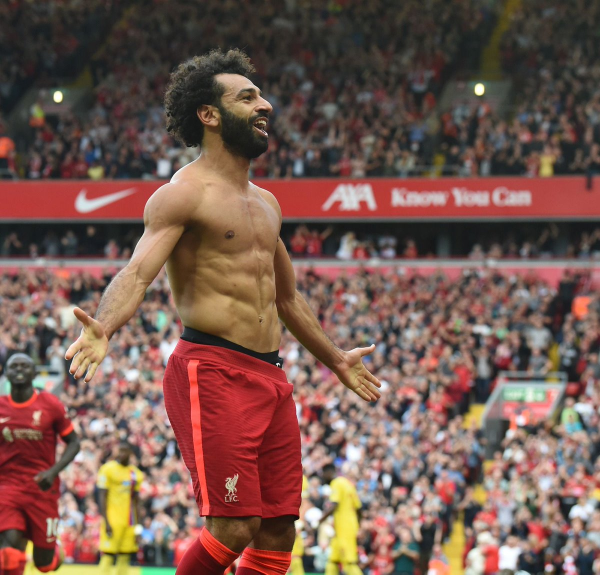
#> input picture Mohamad Salah.jpg, 1200 x 1149 px (shown at 1/2 size)
$ jupyter execute 'Image to Pencil Sketch with Python.ipynb'   (shell and % lines are left out)
#> lines starting #> are read from the running program, lines starting #| are printed output that depends on the picture
# Lets Grow More

# LGMVIP OCTOBER 2021

# INTERNSHIP DOMAIN: DATA SCIENCE

# INTERN NAME: SAYAM KUMAR

## TASK LEVEL: Beginner

## Task 4: Image to Pencil Sketch with Python

## Importing the relevant libraries

[cell 1]
import cv2
from PIL import Image
from IPython.display import display
from skimage import io

[cell 2]
image = cv2.imread('Mohamad Salah.jpg')
#> image is the input picture: shape (1149, 1200, 3); mean B, G, R 79.5, 88.8, 118.5
image = cv2.resize(image,(800,800))
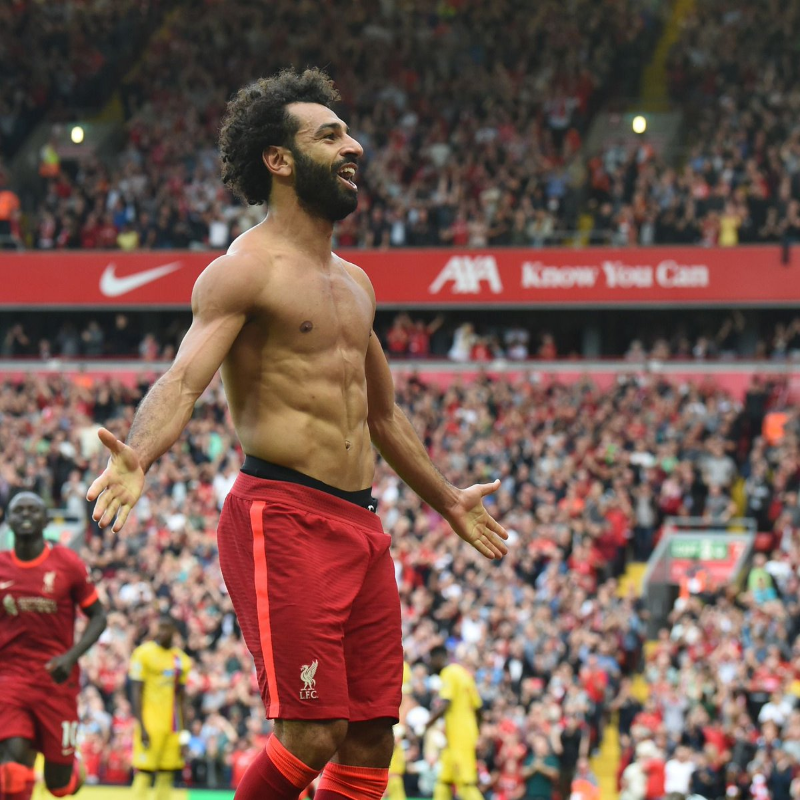
#> image: shape (800, 800, 3); mean B, G, R 79.4, 88.7, 118.4
display(Image.fromarray(image))

## Converting the image into gray scale

[cell 3]
gray_image = cv2.cvtColor(image, cv2.COLOR_BGR2GRAY)
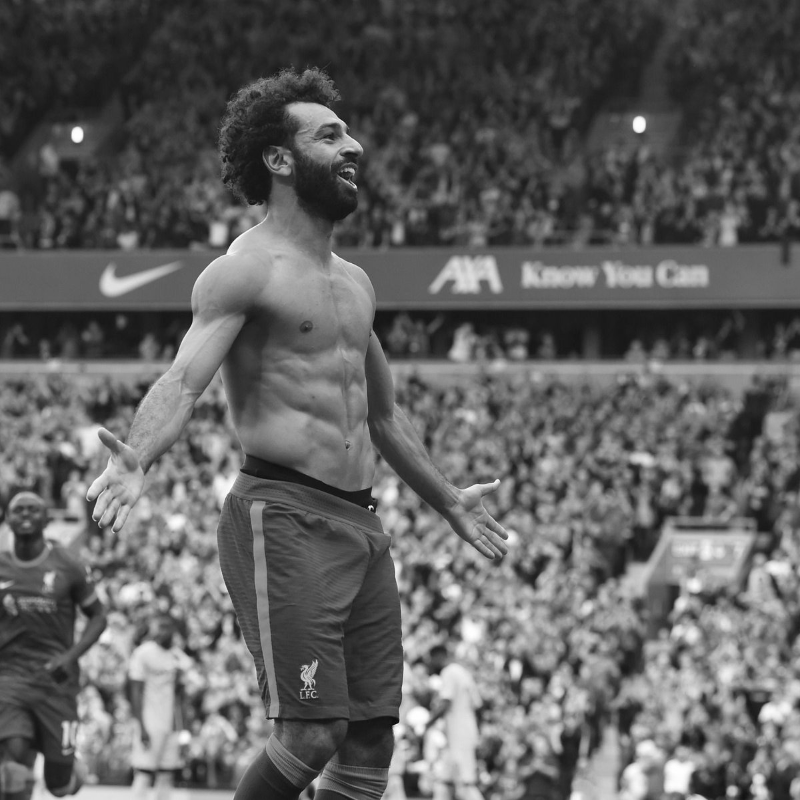
#> gray_image: shape (800, 800); min 10, max 255, mean 96.5
display(Image.fromarray(gray_image))

## Inverting the image

[cell 4]
inverted_image = cv2.bitwise_not(gray_image)
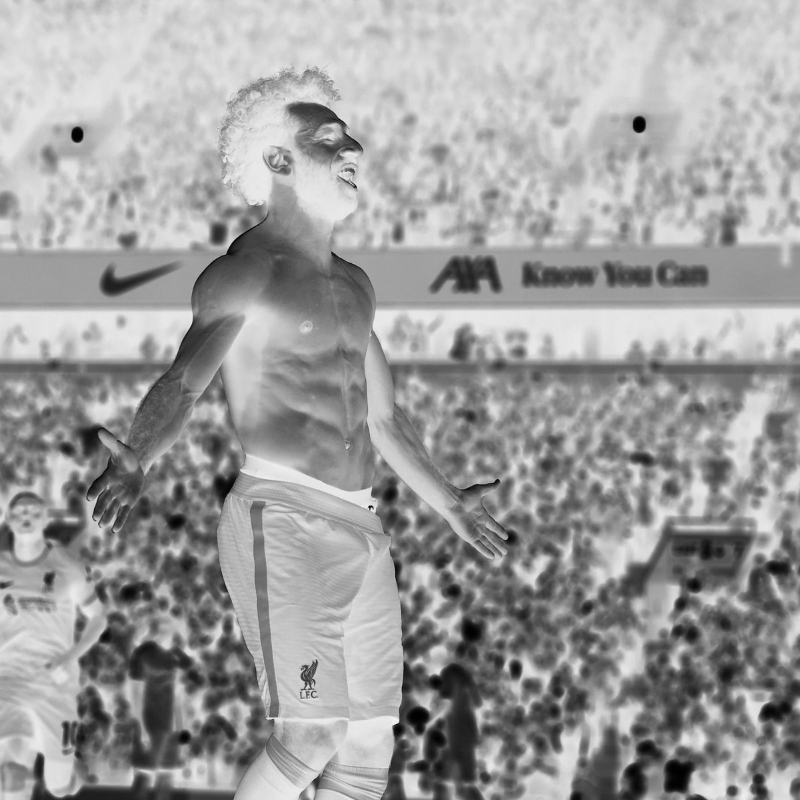
#> inverted_image: shape (800, 800); min 0, max 245, mean 158.5
display(Image.fromarray(inverted_image))

## Blurring the image using Gaussian Blur

[cell 5]
blurred_image = cv2.GaussianBlur(inverted_image, (5, 5), 0, 0)
display(Image.fromarray(blurred_image))

## Inverting the image to get the final pencil sketch

[cell 6]
inverted_blurred_image = 255 - blurred_image
pencil_sketch = cv2.divide(gray_image, inverted_blurred_image, scale=250.0)
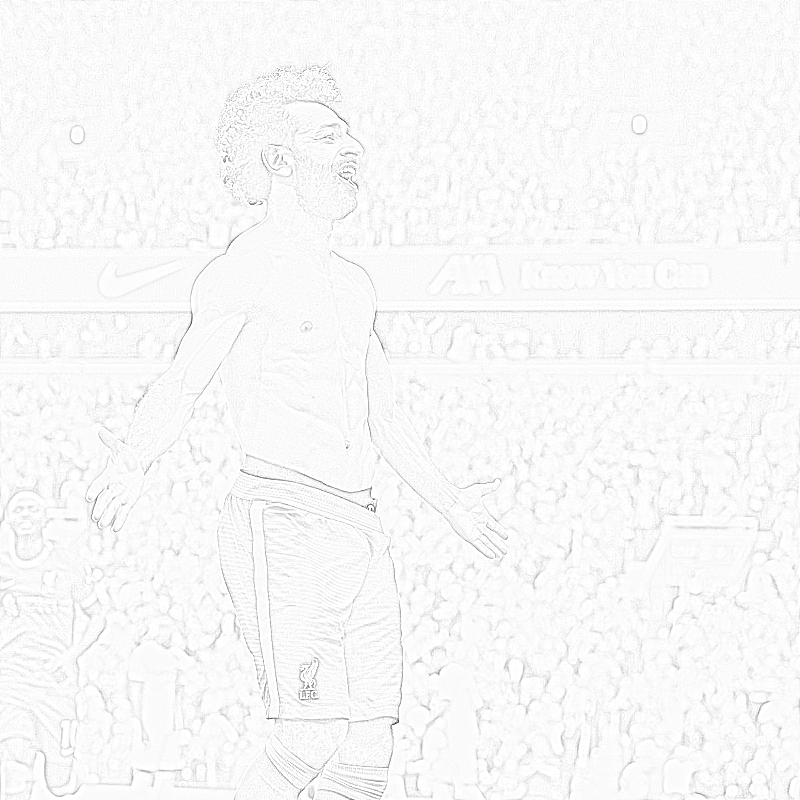
#> pencil_sketch: shape (800, 800); min 38, max 255, mean 248.2
display(Image.fromarray(pencil_sketch))
